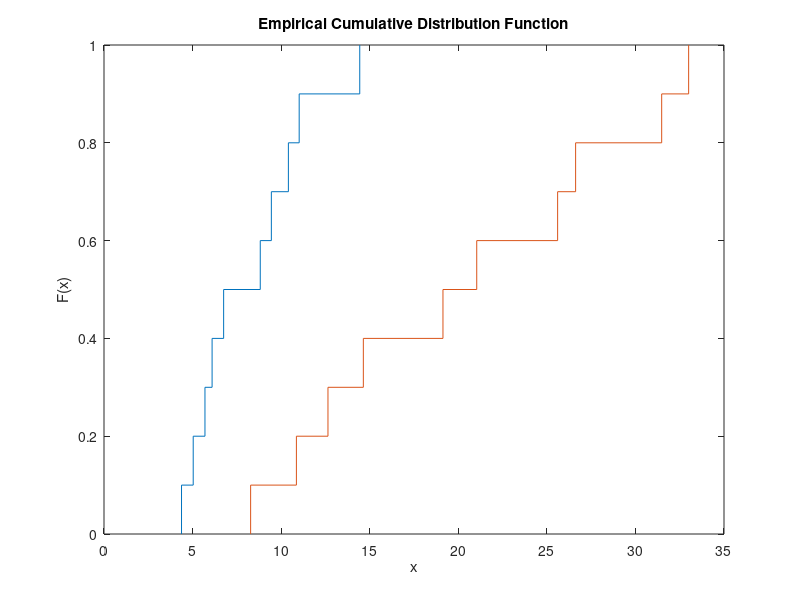
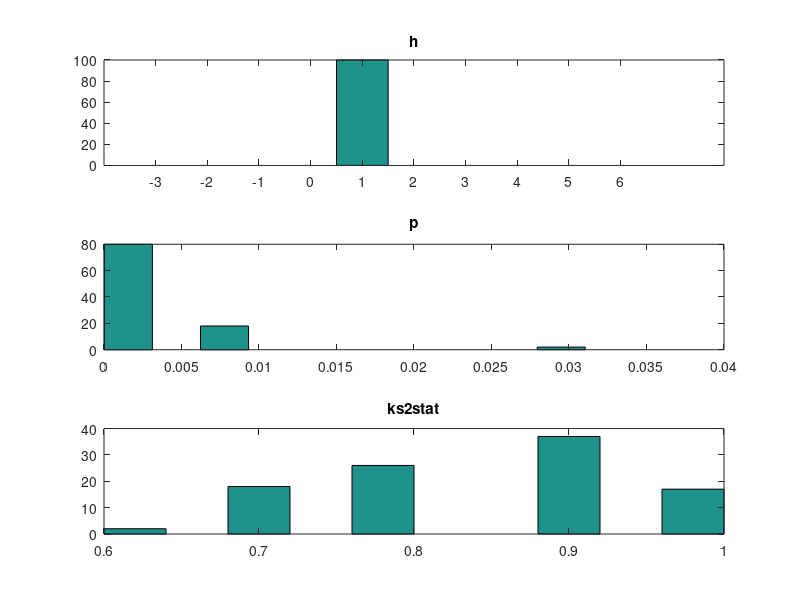

Reproduce these figures in MATLAB, in order.
clear;

for i=1:100
x = chi2rnd(10,[1 10]);
y = 3*chi2rnd(10,[1 10]);
[h(i),p(i),ks2stat(i)] = kstest2(x,y);
end

figure(1)
ecdf(x)
hold on
ecdf(y)
title('Empirical Cumulative Distribution Function')
hold off

figure(2)
subplot(3,1,1); hist(h), title('h')
subplot(3,1,2); hist(p), title('p')
subplot(3,1,3); hist(ks2stat), title('ks2stat')

fprintf('mean k-s statistic %.3f \n',mean(ks2stat))
fprintf('Number of tries before you cannot reject null hypothesis: %.f \n',1/mean(p))


kstat = .368;